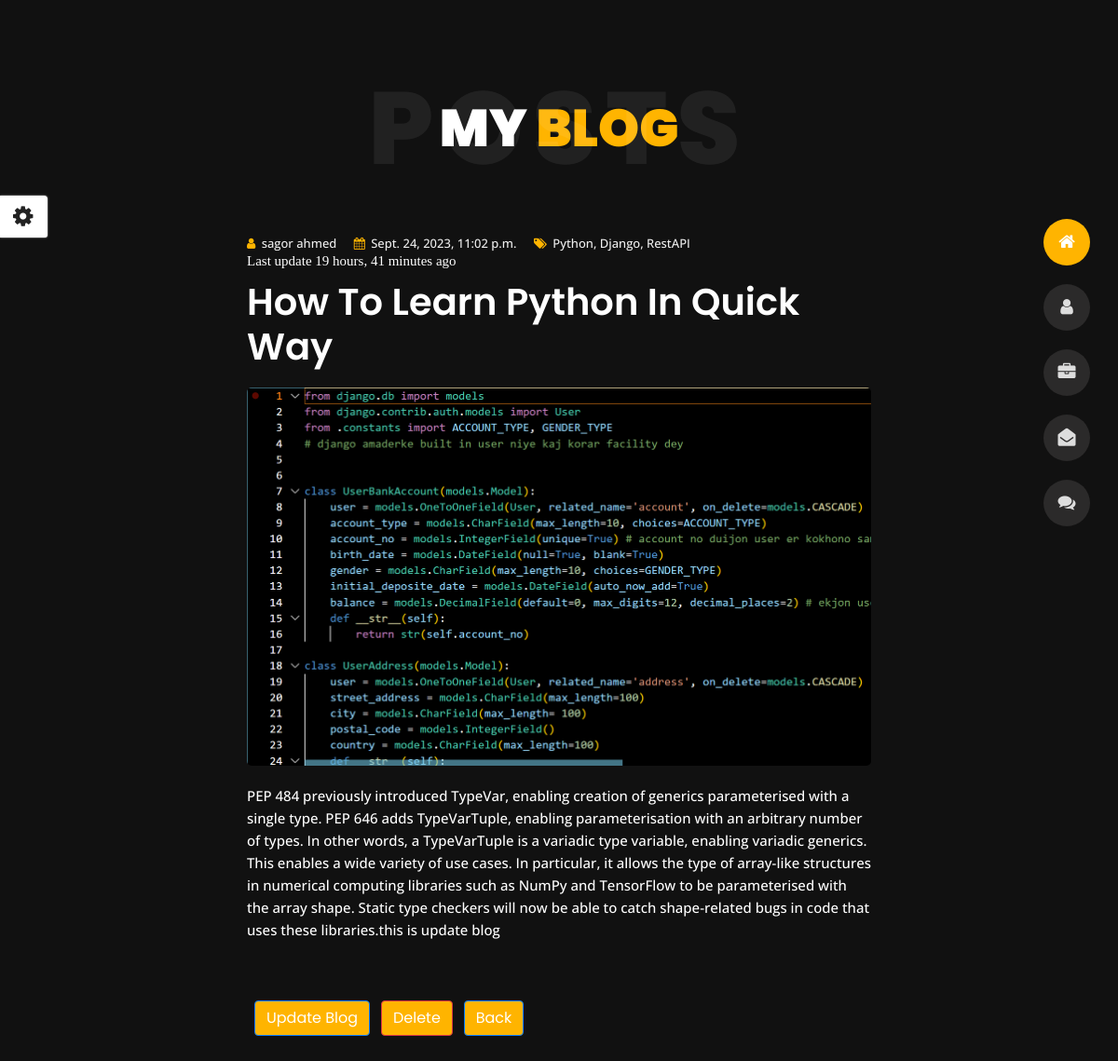
Page /blog/blog-post/1 on the committed database.
### blog_app/models.py (models this page shows, shortened)
class Blog(models.Model):
      user        = models.ForeignKey(MyProfile, on_delete=models.CASCADE, related_name="user", blank=True, null=True)
      id          = models.AutoField(unique=True, primary_key= True)
      writer_name = models.CharField(max_length=50, blank=True, null=True)
      blog_type   = models.CharField(max_length= 50)
      image       = models.ImageField(upload_to='photos/blog_image', blank=True)
      title       = models.CharField(max_length= 50)
      short_text  = models.CharField(max_length= 150, null= True)
      description = models.TextField()
      create_date = models.DateTimeField(auto_now_add= True)
      modify_date = models.DateTimeField(auto_now= True)

### blog_app/views.py (the view)
# urls.py: path('blog-post/<int:id>', blog_post, name="blog-post"),
def blog_post(request, id):
    get_obj = get_object_or_404(Blog, pk= id)
    is_superuser = request.user.is_authenticated
    context = {
        'obj' : get_obj,
        'is_authenticated': is_superuser,
    }
    return render(request, 'blog-post.html', context)

### blog_app/templates/blog-post.html (shortened to what this page needs)
{% extends "base.html" %}
{% load static %}
{% block body %}
<body class="blog-post">
<section class="title-section text-left text-sm-center revealator-slideup revealator-once revealator-delay1">
    <h1>my <span>blog</span></h1>
    <span class="title-bg">posts</span>
</section>
<section class="main-content revealator-slideup revealator-once revealator-delay1">
    <div class="container" >
        <div class="row">
            <article class="col-12">
                <div class="meta open-sans-font">
                    {% if obj.writer_name %}
                        <span><i class="fa fa-user"></i> {{obj.writer_name}} </span>
                    {% else %}
                        <span><i class="fa fa-user"></i> {{obj.user.first_name}} </span>
                    {% endif %}
                    <span class="date"><i class="fa fa-calendar"></i> {{obj.create_date}} </span>
                    <span><i class="fa fa-tags"></i> {{obj.blog_type}} </span>
                </div>
                <span class="date"><i class="fa fa-clock">Last update {{obj.modify_date|timesince}} ago</i></span>
                <h1 class="text-uppercase text-capitalize"> {{obj.title}} </h1>
                {% if obj.image %}
                    <img src="{{obj.image.url}}" class="img-fluid" alt="Blog image"/>
                {% else %}
                    <strong class="text-danger">No image available</strong>
                {% endif %}
                <div class="blog-excerpt open-sans-font pb-5">
                    <p> {{obj.description}} </p>
                </div>
                <div style="margin-bottom: 20px;">
                    <a href="{% url "update_blog" obj.id %}" id="update" class="btn btn-primary ml-2">Update Blog</a>
                    <a href="{% url "delete_blog" obj.id %}" id="delete" class="btn btn-danger ml-2 ">Delete</a>
                    <a href="{% url "blog" %}" id="delete" class="btn btn-primary ml-2 ">Back</a>
                </div>
                <br>
            </article>
        </div>
    </div>
</section>
</body>
{% endblock body %}

### static/css/style.css (style rules this page uses)
html { overflow-x: hidden; height: 100%; }
body { font-family: 'Poppins', sans-serif; font-size: 15px; color: #fff; font-weight: 500; line-height: 1.6; position: relative; background-size: cover; background-position: center; height: 100%; width: 100%; background-color: #111; }
.open-sans-font { font-family: 'Open Sans', sans-serif; }
.no-transform { transform: none !important; }
.title-section { margin: 0 auto; width: 100%; position: relative; padding: 80px 0; }
.title-section h1 { font-size: 56px; font-weight: 900; color: #fff; text-transform: uppercase; margin: 0; }
.title-bg { font-size: 110px; left: 0; letter-spacing: 10px; line-height: 0.7; position: absolute; right: 0; top: 50%; text-transform: uppercase; font-weight: 800; -webkit-transform: translateY(-50%); -moz-transform: translateY(-50%); -ms-transform: translateY(-50%); -o-transform: translateY(-50%); transform: translateY(-50%); color: rgba(255, 255, 255, 0.07); }
.blog-post article { max-width: 700px; margin: 0 auto; }
.blog-post article h1 { font-weight: 600; margin: 13px 0 20px; }
.blog-post article img { border-radius: 5px; margin-bottom: 20px; }
.blog-post .meta { color: #eee; font-size: 13px; }
.blog-post .meta span { padding-right: 15px; }
.blog-post .meta i { padding-right: 3px; }
@media (max-width: 1350px) and (min-width: 992px) { .container { max-width: calc(100% - 195px); } }

### static/css/skins/yellow.css (style rules this page uses)
.home h1, .about .box-stats h3, .title-section h1 span, #menu li.active a, body.light #menu li.active a, .blog .post-container:hover .post-content .entry-header h3 a, .blog .post-content .entry-header h3 a:hover, .contact .custom-span-contact i, .portfolio .slideshow figcaption h3, .portfolio .slideshow a, .portfolio .grid figure:hover figcaption, .blog-post .meta i { color: #ffb400; }
.home .home-details h1:before, .about .resume-box .icon, .contact ul.social li a:hover, body.light.contact ul.social li a:hover, .preloader .loader, .blog .page-link:hover, .blog .page-item.active .page-link, body.light.blog .page-link:hover, body.light.blog .page-item.active .page-link, .portfolio .grid li figure div, .header ul.icon-menu li.icon-box.active, .header ul.icon-menu li.icon-box:hover, body.light .header ul.icon-menu li.icon-box.active, body.light .header ul.icon-menu li.icon-box:hover, .btn, .header .icon-box h2, .home .color-block, .title-section hr, .portfolio .slideshow .carousel-indicators li.active, .button:before, .button-icon { background-color: #ffb400; }

### static/css/skins/blue.css (style rules this page uses)
.home h1, .about .box-stats h3, .title-section h1 span, #menu li.active a, body.light #menu li.active a, .blog .post-container:hover .post-content .entry-header h3 a, .blog .post-content .entry-header h3 a:hover, .contact .custom-span-contact i, .portfolio .slideshow figcaption h3, .portfolio .slideshow a, .portfolio .grid figure:hover figcaption, .blog-post .meta i { color: #4169e1; }
.home .home-details h1:before, .about .resume-box .icon, .contact ul.social li a:hover, body.light.contact ul.social li a:hover, .preloader .loader, .blog .page-link:hover, .blog .page-item.active .page-link, body.light.blog .page-link:hover, body.light.blog .page-item.active .page-link, .portfolio .grid li figure div, .header ul.icon-menu li.icon-box.active, .header ul.icon-menu li.icon-box:hover, body.light .header ul.icon-menu li.icon-box.active, body.light .header ul.icon-menu li.icon-box:hover, .btn, .header .icon-box h2, .home .color-block, .title-section hr, .portfolio .slideshow .carousel-indicators li.active, .button:before, .button-icon { background-color: #4169e1; }

### rows in the picture
Blog: writer_name "sagor ahmed", create_date "Sept. 24, 2023, 11:02 p.m.", blog_type "Python, Django, RestAPI", modify_date "19 hours, 41 minutes", title "How To Learn Python In Quick Way", image (picture), description "PEP 484 previously introduced TypeVar, enabling creation of generics parameterised with a single type. PEP 646 adds TypeVarTuple, enabling parameterisation with an arbitrary number of types. In other words, a TypeVarTuple is a variadic type variable, enabling variadic generics. This enables a wide variety of use cases. In particular, it allows the type of array-like structures in numerical computing libraries such as NumPy and TensorFlow to be parameterised with the array shape. Static type checkers will now be able to catch shape-related bugs in code that uses these libraries.this is update blog"
